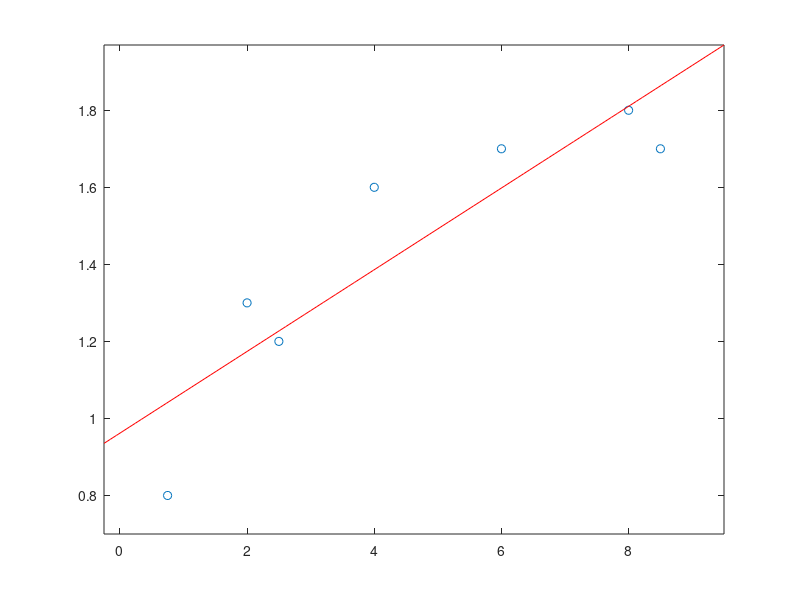
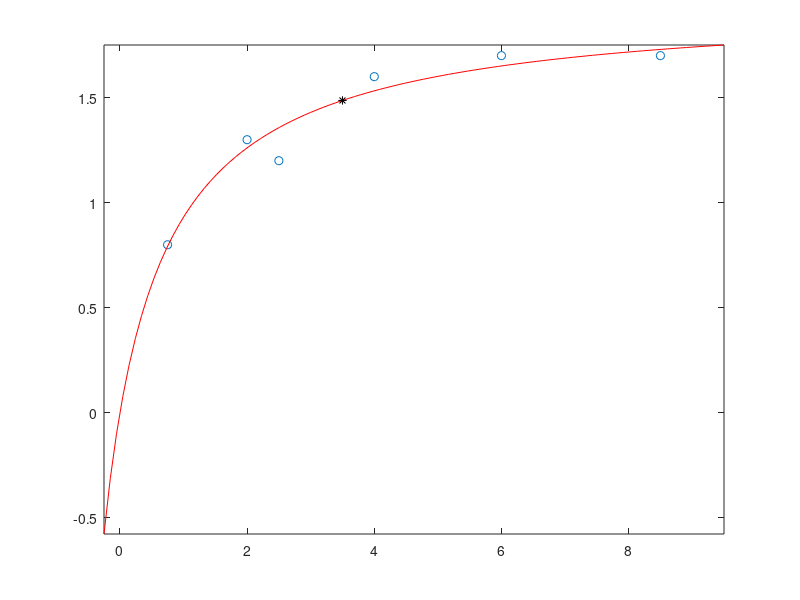

The MATLAB script that drew these images, in order:
%
%
%   This script implements a linear regression to fit a linear model to
%   a set of points in the plane(2D).
%
%   INPUT:
% -- Data Points
% 
%
%
%
%   OUTPUT:
% -- Linear Model (y = mx + b)
% -- Graph
% -- Pediction
% -- Error Analysis
%
clc
clear all
close all
% Ask for data
DATA = [0.75, 0.8;2,1.3;2.5,1.2;4,1.6;6,1.7;8,1.8;8.5,1.7]%input('Give the 2-columns matrix that contains the data points: ');
[p, q] = size(DATA);
if q == 2
    % Visualization of the data
    figure(1)
    plot(DATA(:,1), DATA(:,2), 'o')
    hold on
    % System of normal equations
    % Matrix of coefficients
    A = [p sum(DATA(:,1));sum(DATA(:,1)) sum(DATA(:,1).^2)];
    % Vector of constants
    b = [sum(DATA(:,2)); sum(DATA(:,1).*DATA(:,2))];
    % Solve the system
    a = A\b;
    
    fprintf('The linear model is: Y = %fX + %f \n', a(2), a(1))
    % Graph of the model
    x = linspace(min(DATA(:,1)) - 1, max(DATA(:,1)) + 1);
    y = a(2)*x + a(1);
    plot(x,y, 'r')
    axis([min(x) max(x) 0.7 max(y)])
    hold on
    
    % Prediction:
    %Q = input('Do you need a prediction? (Y/N)');
    %if Q == 'Y'
     %   xx = input('Give me the value where you need the prediction : ')
      %  yy = a(2)*xx + a(1);
       % fprintf('The prediction for %f is %f \n', xx, yy)
        %plot(xx, yy, '*k')        
    %else
        %disp('BYE')
    %end
    
    % Error analysis
    % Calculate the "y" given by the model:
    DATA(:,3) = a(2)*(DATA(:,1)) + a(1)
    % Sum of the residuals
    Sr = sum((DATA(:,2)-DATA(:,3)).^2);
    % Standard error of the estimate
    Syx = sqrt(Sr/(p-2))
    
    St = sum((DATA(:,2) - mean(DATA(:,2))).^2);
    % Coefficient of determination
    r2 = (St - Sr)/St;
    % Coefficient of correlation
    r = sqrt(r2)
    PUEM = r2*100
    
    %Fitting a population growth model
    T = 1./DATA
    figure(2)
    plot(DATA(:,1), DATA(:,2), 'o')
    hold on
    % System of normal equations
    % Matrix of coefficients
    At = [p sum(T(:,1));sum(T(:,1)) sum(T(:,1).^2)]
    % Vector of constants
    bt = [sum(T(:,2)); sum(T(:,1).*T(:,2))]
    % Solve the system
    at = At\bt
    alfa = 1/at(1)
    beta = alfa*at(2)
    
    fprintf('The population growth model is: Y = %f(x/(%f +x)) \n', alfa, beta)
    % Graph of the model
    x_t = linspace(min(DATA(:,1)) - 1, max(DATA(:,1)) + 1);
    y_t = alfa*(x./(beta + x));
    plot(x_t,y_t, 'r')
    axis([min(x_t) max(x_t) min(y_t) max(y_t)])
    hold on
    xx = 3.5;
    yy = alfa*(xx/(beta + xx));
    fprintf('The prediction for %f is %f \n', xx, yy)
    plot(xx, yy, '*k')
    % Error analysis
    % Calculate the "y" given by the model:
    T(:,3) = alfa.*(DATA(:,1)./(beta + DATA(:,1)))
    % Sum of the residuals
    Sr_t = sum((DATA(:,2)-T(:,3)).^2);
    % Standard error of the estimate
    Syx_t = sqrt(Sr_t/(p-2))
    
    St_t = sum((DATA(:,2) - mean(DATA(:,2))).^2);
    % Coefficient of determination
    r2_t = (St_t - Sr_t)/St_t;
    % Coefficient of correlation
    r_t = sqrt(r2_t)
    PUEM_t = r2_t*100
    
else
    disp('ERROR: The matrix does not have two columns.')
    return
end
    
    
    